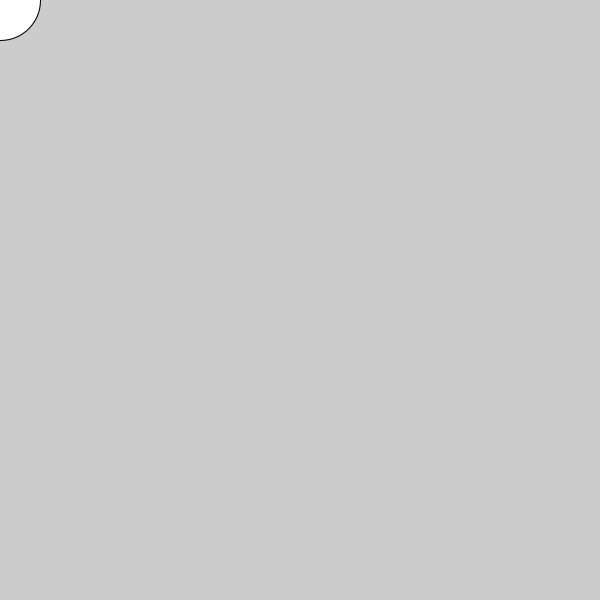
Frame 1 (no input)
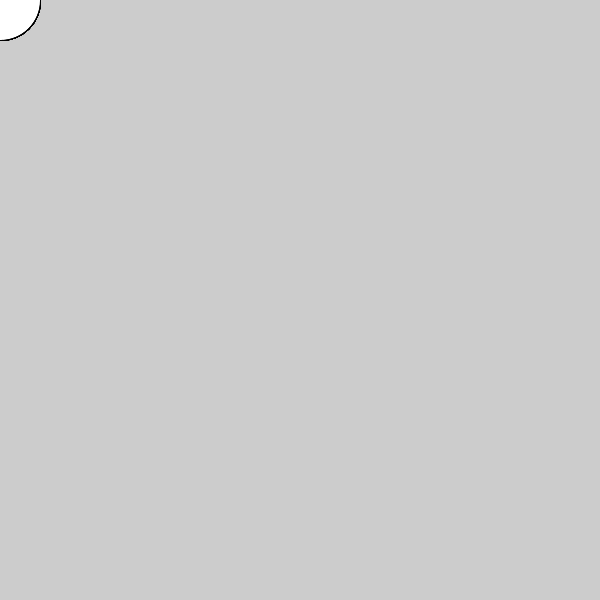
Frame 60 (the mouse pressed at the canvas centre just before this capture)
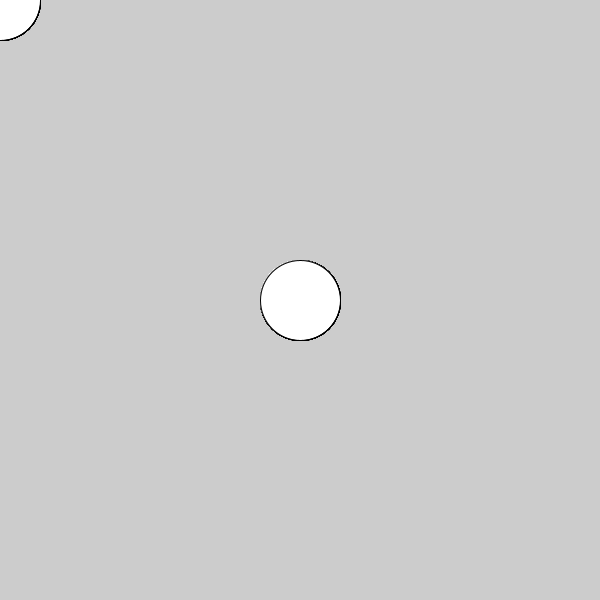
Frame 120 (the mouse held since frame 60 and released just before this capture)

The Processing sketch that drew these frames (run headless with seeded random() and noise(); from frame 60 on, the mouse is pressed at the canvas centre):

// Processing sketch: sketch_150206a
// ── sketch_150206a.pde
void setup() {
  size(600, 600);
}

void draw() {
  if (mousePressed && (mouseButton == LEFT)) {
    fill(#006699);}
   else{ if(mousePressed && (mouseButton == RIGHT  )){
          fill(#FFCC00);}
     else { fill(255);
  }
  }
  ellipse(mouseX, mouseY, 80, 80);
}
